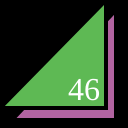
Frame 1 (no input)
Frame 60 (no input): identical to frame 1, image omitted
Frame 120 (the mouse pressed at the canvas centre since frame 60): identical to frame 1, image omitted

The p5.js sketch that drew this single still picture (run headless with seeded random() and noise() and a simulated clock; from frame 60 on, the mouse is pressed at the canvas centre):

// p5.js sketch
// ── sketch.js
function setup() {
  createCanvas(128,128);
}

function draw() {
  background(0);
  strokeWeight(4);
  fill(178, 100, 161);
  triangle(12,120,116,120,116,10);
  fill(94, 185, 84);
  triangle(0,108,106,108,106,0);
  fill(255);
  textSize(32);
  textFont("serif");
  text("46", 68, 100);
}
